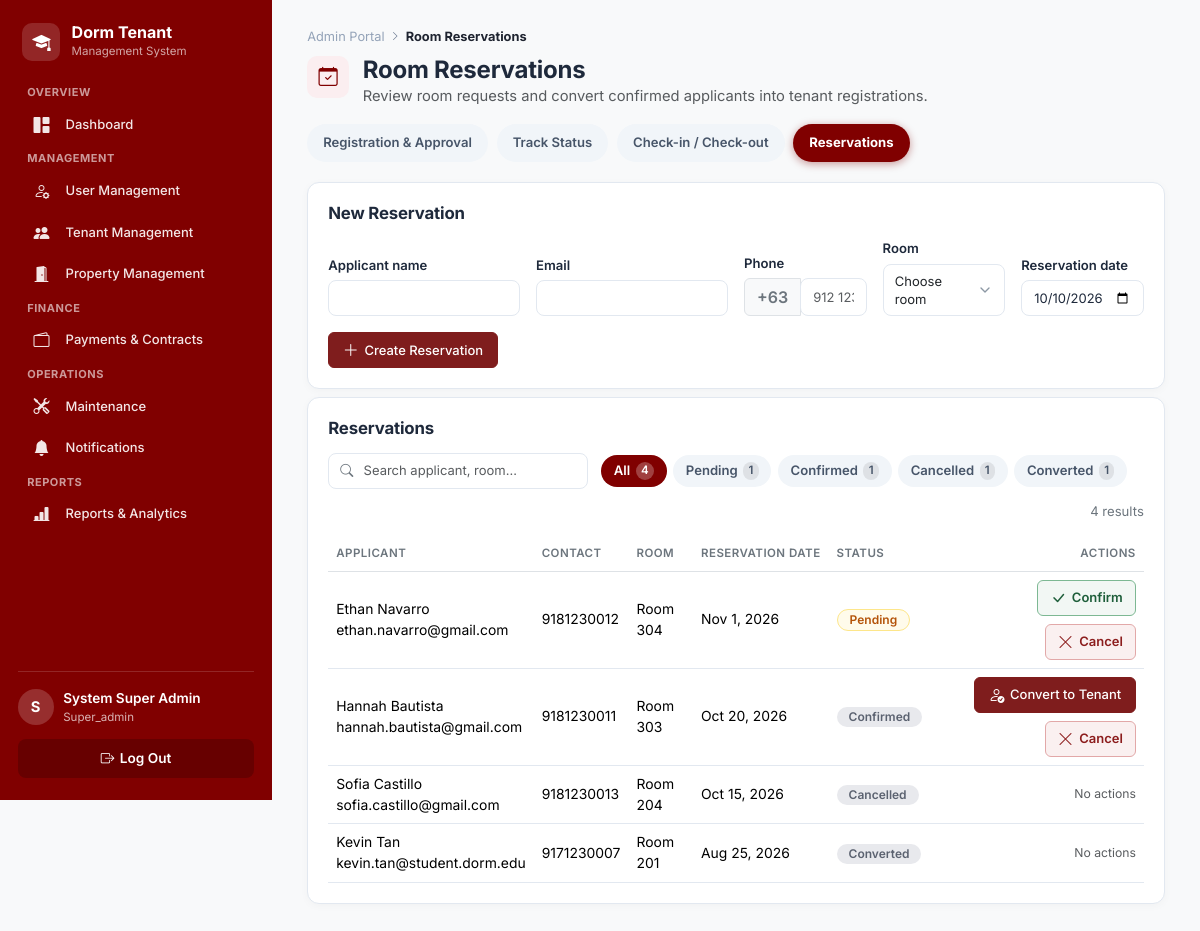
Page /admin/reservations.php (signed in) on the committed database.
### tables this page shows
CREATE TABLE room_reservations (
  id               INT UNSIGNED AUTO_INCREMENT PRIMARY KEY,
  applicant_name   VARCHAR(120) NOT NULL,
  email            VARCHAR(255) NOT NULL,
  phone            VARCHAR(20) NOT NULL,
  room_id          INT UNSIGNED NOT NULL,
  reservation_date DATE NOT NULL,
  status           ENUM('Pending','Confirmed','Cancelled','Converted') NOT NULL DEFAULT 'Pending',
  created_at       TIMESTAMP NOT NULL DEFAULT CURRENT_TIMESTAMP,
  CONSTRAINT fk_reservation_room FOREIGN KEY (room_id) REFERENCES dorm_rooms(room_id),
  INDEX idx_reservation_status (status),
  INDEX idx_reservation_room_status (room_id, status),
  INDEX idx_reservation_email (email)
);

CREATE TABLE dorm_rooms (
  room_id      INT UNSIGNED AUTO_INCREMENT PRIMARY KEY,
  room_number  VARCHAR(10)  NOT NULL,
  room_type    VARCHAR(50)  NOT NULL,         
  capacity     TINYINT UNSIGNED NOT NULL DEFAULT 1,
  monthly_rate DECIMAL(10,2) NOT NULL,
  floor_number TINYINT NOT NULL DEFAULT 1,
  status       ENUM('Available','Occupied','Under Maintenance','Reserved')
               NOT NULL DEFAULT 'Available',
  description  TEXT,
  date_added   TIMESTAMP NOT NULL DEFAULT CURRENT_TIMESTAMP,
  UNIQUE KEY uq_room_number (room_number),
  INDEX idx_room_status (status),
  INDEX idx_room_type (room_type)
);

### includes/functions.php (called while the page is built, shortened)
<?php
function clean(?string $value): string
{
    return htmlspecialchars(trim($value ?? ''), ENT_QUOTES, 'UTF-8');
}
function str_input(array $source, string $key, string $default = '', bool $trimIt = true): string
{
    $value = $source[$key] ?? $default;
    return $trimIt ? trim($value) : $value;
}
function paginate(PDO $db, string $baseSql, string $countSql, array $params = [], int $perPage = 12): array
{
    $countStmt = $db->prepare($countSql);
    $countStmt->execute($params);
    $total = (int) $countStmt->fetch()['c'];
    $totalPages = max(1, (int) ceil($total / $perPage));
    $page = max(1, min($totalPages, (int) ($_GET['page'] ?? 1)));
    $offset = ($page - 1) * $perPage;
    $stmt = $db->prepare($baseSql . " LIMIT {$perPage} OFFSET {$offset}");
    $stmt->execute($params);
    return ['rows' => $stmt->fetchAll(), 'page' => $page, 'totalPages' => $totalPages, 'total' => $total];
}
function status_badge_class(string $status): string
{
    $map = [
        'Active'      => 'info',
        'Paid'        => 'success',
        'Approved'    => 'success',
        'Completed'   => 'success',
        'Available'   => 'success',
        'Pending'     => 'warning',
        'Ongoing'     => 'info',
        'Reserved'    => 'info',
        'Expiring Soon' => 'warning',
        'Overdue'     => 'danger',
        'Failed'      => 'danger',
        'Evicted'     => 'danger',
        'Rejected'    => 'danger',
        'Expired'     => 'danger',
        'Terminated'  => 'danger',
        'Occupied'    => 'secondary',
        'Checked Out' => 'secondary',
        'Under Maintenance' => 'secondary',
    ];
    return $map[$status] ?? 'secondary';
}

### admin/reservations.php (the view, shortened to what this page needs)
<?php
$db = get_db();
$search = str_input($_GET, 'q');
$statusFilter = str_input($_GET, 'status', 'all');
$where = [];
$params = [];
$whereSql = $where ? 'WHERE ' . implode(' AND ', $where) : '';
$statusCounts = ['Pending' => 0, 'Confirmed' => 0, 'Cancelled' => 0, 'Converted' => 0];
$countWhere = '';
$countParams = [];
$countStmt = $db->prepare("SELECT rr.status, COUNT(*) AS c
    FROM room_reservations rr JOIN dorm_rooms r ON r.room_id = rr.room_id
    $countWhere GROUP BY rr.status");
$countStmt->execute($countParams);
foreach ($countStmt->fetchAll() as $countRow) {
    $statusCounts[$countRow['status']] = (int) $countRow['c'];
}
$totalCount = array_sum($statusCounts);
$statusPills = [
    'all' => 'All',
    'Pending' => 'Pending',
    'Confirmed' => 'Confirmed',
    'Cancelled' => 'Cancelled',
    'Converted' => 'Converted',
];
$result = paginate(
    $db,
    "SELECT rr.id, rr.applicant_name, rr.email, rr.phone, rr.reservation_date, rr.status, rr.created_at, r.room_number
     FROM room_reservations rr JOIN dorm_rooms r ON r.room_id = rr.room_id
     $whereSql ORDER BY FIELD(rr.status,'Pending','Confirmed','Cancelled','Converted'), rr.reservation_date ASC, rr.created_at DESC",
    "SELECT COUNT(*) c FROM room_reservations rr JOIN dorm_rooms r ON r.room_id = rr.room_id $whereSql",
    $params,
    10
);
$reservations = $result['rows'];
$availableRooms = $db->query("SELECT r.room_id, r.room_number, r.room_type, r.capacity, r.status,
        (SELECT COUNT(*) FROM tenants t WHERE t.room_id = r.room_id AND t.status IN ('Active','Pending')) +
        (SELECT COUNT(*) FROM room_reservations rr WHERE rr.room_id = r.room_id AND rr.status IN ('Pending','Confirmed')) AS allocated_count
    FROM dorm_rooms r
    WHERE r.status <> 'Under Maintenance'
    ORDER BY r.floor_number, r.room_number")->fetchAll();
$availableRooms = array_filter($availableRooms, static fn($room) => (int) $room['allocated_count'] < (int) $room['capacity']);
include __DIR__ . '/../includes/header.php';
require_once __DIR__ . '/../includes/module_tabs.php';
require_once __DIR__ . '/../includes/page_header.php';
?>
<div class="panel">
  <div class="panel-header"><h2>New Reservation</h2></div>
  <?php if (!$availableRooms): ?>
    <p class="text-muted mb-0">No rooms currently have reservation capacity.</p>
  <?php else: ?>
    <form method="post" class="row g-3 align-items-end">
      <div class="col-lg-3"><label class="form-label" for="applicant_name">Applicant name</label><input class="form-control" id="applicant_name" name="applicant_name" required maxlength="120"></div>
      <div class="col-lg-3"><label class="form-label" for="reservation_email">Email</label><input type="email" class="form-control" id="reservation_email" name="email" required maxlength="255"></div>
      <div class="col-lg-2"><label class="form-label" for="reservation_phone">Phone</label><input type="tel" class="form-control" id="reservation_phone" name="phone" required maxlength="20" pattern="[0-9+() .-]{7,20}"></div>
      <div class="col-lg-2"><label class="form-label" for="room_id">Room</label></div>
      <div class="col-lg-2"><label class="form-label" for="reservation_date">Reservation date</label><input type="date" class="form-control" id="reservation_date" name="reservation_date" min="<?= date('Y-m-d') ?>" value="<?= date('Y-m-d') ?>" required></div>
      <div class="col-12"><button class="btn btn-action-primary"><i class="bi bi-plus-lg"></i> Create Reservation</button></div>
    </form>
  <?php endif; ?>
</div>
<div class="panel mt-2">
    <div class="panel-header"><h2>Reservations</h2></div>
    <div class="filter-toolbar">
        <form class="search-box" method="get">
            <input type="search" name="q" value="<?= clean($search) ?>" placeholder="Search applicant, room…" class="form-control form-control-sm">
        </form>
        <div class="filter-pills">
            <?php foreach ($statusPills as $key => $label):
                    $count = $key === 'all' ? $totalCount : $statusCounts[$key];
                    $qs = http_build_query(array_filter(['status' => $key === 'all' ? null : $key, 'q' => $search ?: null]));
            ?>
                <a href="?<?= $qs ?>" class="filter-pill <?= $statusFilter === $key ? 'active' : '' ?>"><?= clean($label) ?> <span class="pill-count"><?= $count ?></span></a>
            <?php endforeach; ?>
        </div>
        <span class="filter-result-count"><?= $result['total'] ?> result<?= $result['total'] === 1 ? '' : 's' ?></span>
    </div>
  <?php if (!$reservations): ?>
    <div class="empty-state-card text-center p-5"><i class="bi bi-calendar2-x fs-1 text-muted"></i><h5 class="mt-3 fw-bold text-dark">No reservations found</h5><p class="text-muted small mb-0">Try a different search or status filter.</p></div>
  <?php else: ?>
    <div class="table-responsive">
      <table class="table app-table align-middle">
        <thead><tr><th>Applicant</th><th>Contact</th><th>Room</th><th>Reservation date</th><th>Status</th><th class="text-end">Actions</th></tr></thead>
        <tbody>
        <?php foreach ($reservations as $reservation): ?>
          <tr>
            <td><?= clean($reservation['applicant_name']) ?><div class="sub"><?= clean($reservation['email']) ?></div></td>
            <td><?= clean($reservation['phone']) ?></td>
            <td>Room <?= clean($reservation['room_number']) ?></td>
            <td><?= clean(date('M j, Y', strtotime($reservation['reservation_date']))) ?></td>
            <td><span class="badge badge-<?= status_badge_class($reservation['status']) ?>"><?= clean($reservation['status']) ?></span></td>
            <td class="text-end"><div class="d-flex justify-content-end gap-2 flex-wrap">
              <?php if ($reservation['status'] === 'Pending'): ?>
                <form method="post"><button class="btn btn-sm btn-action-approve"><i class="bi bi-check-lg"></i> Confirm</button></form>
                <form method="post"><button class="btn btn-sm btn-action-reject"><i class="bi bi-x-lg"></i> Cancel</button></form>
              <?php elseif ($reservation['status'] === 'Confirmed'): ?>
                <form method="post"><button class="btn btn-sm btn-action-primary"><i class="bi bi-person-check"></i> Convert to Tenant</button></form>
                <form method="post"><button class="btn btn-sm btn-action-reject"><i class="bi bi-x-lg"></i> Cancel</button></form>
              <?php else: ?><span class="text-muted small">No actions</span><?php endif; ?>
            </div></td>
          </tr>
        <?php endforeach; ?>
        </tbody>
      </table>
    </div>
  <?php endif; ?>
</div>
<?php include __DIR__ . '/../includes/footer.php'; ?>

### assets/css/app-theme.css (style rules this page uses)
.form-control, .form-select, .custom-select-trigger, .btn, .btn-top-action, .btn-action-primary, .btn-action-outline, .btn-action-light, .btn-action-approve, .btn-action-reject { min-height: 36px !important; border-radius: var(--border-radius) !important; font-size: .8125rem !important; box-sizing: border-box !important; transition: all 0.15s ease-in-out !important; }
.badge-warning, .badge-pending, [data-status="pending" i] { background: #fffbeb !important; color: #b45309 !important; border: 1px solid #fde68a !important; }
.btn-top-action, .btn-action-primary, .btn-action-outline, .btn-action-light, .btn-action-approve, .btn-action-reject, .btn-icon { display: inline-flex !important; align-items: center !important; justify-content: center !important; gap: 0.4rem !important; height: 34px !important; padding: 0 0.85rem !important; font-size: 0.8125rem !important; font-weight: 500 !important; line-height: 1 !important; white-space: nowrap !important; border-radius: 6px !important; transition: all 0.15s ease-in-out !important; box-shadow: none !important; box-sizing: border-box !important; }
.btn-top-action, .btn-action-primary { background-color: #7f1d1d !important; border: 1px solid #7f1d1d !important; color: #ffffff !important; }
.btn-action-approve { height: 34px !important; padding: 0 0.75rem !important; background-color: #f2f7f4 !important; border: 1px solid #7db893 !important; color: #1e5e3a !important; font-weight: 600 !important; font-size: 0.8125rem !important; }
.btn-action-reject { height: 34px !important; padding: 0 0.75rem !important; background-color: #faf0f0 !important; border: 1px solid #e2a8a8 !important; color: #8c1d1d !important; font-weight: 600 !important; font-size: 0.8125rem !important; }
button, .btn { display: inline-flex !important; align-items: center !important; justify-content: center !important; gap: 0.35rem !important; }

### rows in the picture
room_reservations: applicant_name "Ethan Navarro", email "ethan.navarro@gmail.com", phone "9181230012", room.room_number "304", reservation_date "Nov 1, 2026", status "Pending"
room_reservations: applicant_name "Hannah Bautista", email "hannah.bautista@gmail.com", phone "9181230011", room.room_number "303", reservation_date "Oct 20, 2026", status "Confirmed"
room_reservations: applicant_name "Sofia Castillo", email "sofia.castillo@gmail.com", phone "9181230013", room.room_number "204", reservation_date "Oct 15, 2026", status "Cancelled", shows "No actions"
room_reservations: applicant_name "Kevin Tan", email "kevin.tan@student.dorm.edu", phone "9171230007", room.room_number "201", reservation_date "Aug 25, 2026", status "Converted", shows "No actions"

### other values in the picture
$sectionLabels[$index] "MANAGEMENT"
$label "User Management"
$label "Tenant Management"
$label "Property Management"
$sectionLabels[$index] "FINANCE"
$label "Payments & Contracts"
$sectionLabels[$index] "OPERATIONS"
$label "Maintenance"
$label "Notifications"
$sectionLabels[$index] "REPORTS"
$label "Reports & Analytics"
substr($_SESSION['first_name'] ?? '?', 0, 1) "S"
$role "Super_admin"
$portalLabel "Admin Portal"
$title "Room Reservations"
